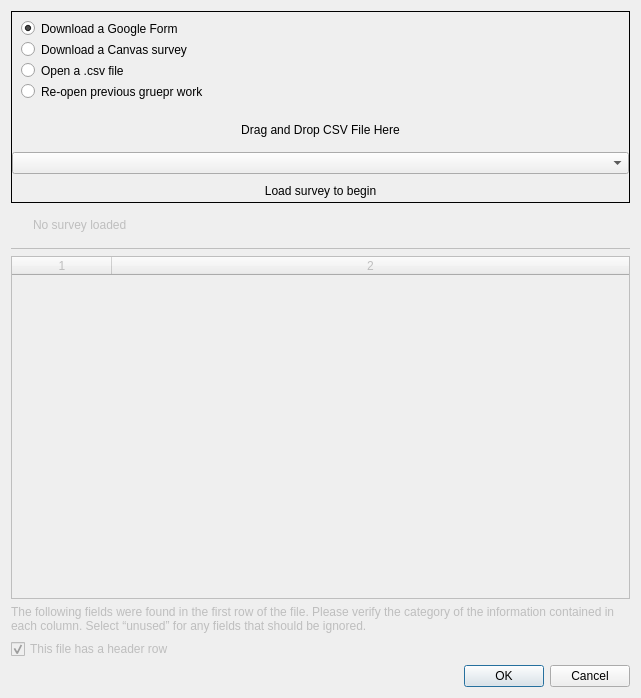
<?xml version="1.0" encoding="UTF-8"?>
<ui version="4.0">
 <class>GetGrueprDataDialog</class>
 <widget class="QDialog" name="GetGrueprDataDialog">
  <property name="geometry">
   <rect>
    <x>0</x>
    <y>0</y>
    <width>641</width>
    <height>698</height>
   </rect>
  </property>
  <property name="minimumSize">
   <size>
    <width>0</width>
    <height>0</height>
   </size>
  </property>
  <property name="windowTitle">
   <string>Dialog</string>
  </property>
  <layout class="QVBoxLayout" name="verticalLayout">
   <item>
    <widget class="QFrame" name="sourceFrame">
     <property name="frameShape">
      <enum>QFrame::Shape::Box</enum>
     </property>
     <property name="frameShadow">
      <enum>QFrame::Shadow::Plain</enum>
     </property>
     <layout class="QVBoxLayout" name="verticalLayout_2">
      <property name="leftMargin">
       <number>0</number>
      </property>
      <property name="topMargin">
       <number>0</number>
      </property>
      <property name="rightMargin">
       <number>0</number>
      </property>
      <property name="bottomMargin">
       <number>0</number>
      </property>
      <item>
       <widget class="QGroupBox" name="groupBox">
        <property name="styleSheet">
         <string notr="true">border-style:none;</string>
        </property>
        <property name="flat">
         <bool>true</bool>
        </property>
        <layout class="QVBoxLayout" name="verticalLayout_3">
         <item>
          <widget class="QRadioButton" name="fromGoogleradioButton">
           <property name="text">
            <string>Download a Google Form</string>
           </property>
           <property name="checked">
            <bool>true</bool>
           </property>
           <attribute name="buttonGroup">
            <string notr="true">sourceButtonGroup</string>
           </attribute>
          </widget>
         </item>
         <item>
          <widget class="QRadioButton" name="fromCanvasradioButton">
           <property name="text">
            <string>Download a Canvas survey</string>
           </property>
           <attribute name="buttonGroup">
            <string notr="true">sourceButtonGroup</string>
           </attribute>
          </widget>
         </item>
         <item>
          <widget class="QRadioButton" name="fromFileRadioButton">
           <property name="text">
            <string>Open a .csv file</string>
           </property>
           <attribute name="buttonGroup">
            <string notr="true">sourceButtonGroup</string>
           </attribute>
          </widget>
         </item>
         <item>
          <widget class="QRadioButton" name="fromPrevWorkRadioButton">
           <property name="text">
            <string>Re-open previous gruepr work</string>
           </property>
           <attribute name="buttonGroup">
            <string notr="true">sourceButtonGroup</string>
           </attribute>
          </widget>
         </item>
        </layout>
       </widget>
      </item>
      <item>
       <widget class="DragAndDropWidget" name="dragAndDropWidget" native="true">
        <property name="sizePolicy">
         <sizepolicy hsizetype="Preferred" vsizetype="Preferred">
          <horstretch>0</horstretch>
          <verstretch>0</verstretch>
         </sizepolicy>
        </property>
        <property name="minimumSize">
         <size>
          <width>0</width>
          <height>0</height>
         </size>
        </property>
        <layout class="QHBoxLayout" name="horizontalLayout_2">
         <item>
          <widget class="QLabel" name="dragAndDropLabel">
           <property name="sizePolicy">
            <sizepolicy hsizetype="Preferred" vsizetype="Preferred">
             <horstretch>0</horstretch>
             <verstretch>0</verstretch>
            </sizepolicy>
           </property>
           <property name="text">
            <string>Drag and Drop CSV File Here</string>
           </property>
           <property name="alignment">
            <set>Qt::AlignmentFlag::AlignCenter</set>
           </property>
          </widget>
         </item>
        </layout>
       </widget>
      </item>
      <item>
       <widget class="QComboBox" name="prevWorkComboBox"/>
      </item>
      <item>
       <widget class="QPushButton" name="loadDataPushButton">
        <property name="text">
         <string>Load survey to begin</string>
        </property>
        <property name="flat">
         <bool>true</bool>
        </property>
       </widget>
      </item>
     </layout>
    </widget>
   </item>
   <item>
    <widget class="QFrame" name="dataSourceFrame">
     <property name="enabled">
      <bool>false</bool>
     </property>
     <property name="frameShape">
      <enum>QFrame::Shape::NoFrame</enum>
     </property>
     <property name="frameShadow">
      <enum>QFrame::Shadow::Plain</enum>
     </property>
     <layout class="QHBoxLayout" name="horizontalLayout" stretch="0,1">
      <item>
       <widget class="QLabel" name="dataSourceIcon">
        <property name="text">
         <string/>
        </property>
       </widget>
      </item>
      <item>
       <widget class="QLabel" name="dataSourceLabel">
        <property name="enabled">
         <bool>false</bool>
        </property>
        <property name="text">
         <string>No survey loaded</string>
        </property>
       </widget>
      </item>
     </layout>
    </widget>
   </item>
   <item>
    <widget class="QFrame" name="hLine">
     <property name="enabled">
      <bool>false</bool>
     </property>
     <property name="frameShape">
      <enum>QFrame::Shape::HLine</enum>
     </property>
     <property name="frameShadow">
      <enum>QFrame::Shadow::Plain</enum>
     </property>
    </widget>
   </item>
   <item>
    <widget class="QTableWidget" name="tableWidget">
     <property name="enabled">
      <bool>false</bool>
     </property>
     <property name="frameShape">
      <enum>QFrame::Shape::Box</enum>
     </property>
     <property name="frameShadow">
      <enum>QFrame::Shadow::Plain</enum>
     </property>
     <property name="horizontalScrollBarPolicy">
      <enum>Qt::ScrollBarPolicy::ScrollBarAlwaysOff</enum>
     </property>
     <property name="sizeAdjustPolicy">
      <enum>QAbstractScrollArea::SizeAdjustPolicy::AdjustToContents</enum>
     </property>
     <property name="editTriggers">
      <set>QAbstractItemView::EditTrigger::NoEditTriggers</set>
     </property>
     <property name="showDropIndicator" stdset="0">
      <bool>false</bool>
     </property>
     <property name="dragDropOverwriteMode">
      <bool>false</bool>
     </property>
     <property name="alternatingRowColors">
      <bool>true</bool>
     </property>
     <property name="selectionMode">
      <enum>QAbstractItemView::SelectionMode::NoSelection</enum>
     </property>
     <property name="verticalScrollMode">
      <enum>QAbstractItemView::ScrollMode::ScrollPerPixel</enum>
     </property>
     <property name="horizontalScrollMode">
      <enum>QAbstractItemView::ScrollMode::ScrollPerPixel</enum>
     </property>
     <property name="showGrid">
      <bool>false</bool>
     </property>
     <property name="gridStyle">
      <enum>Qt::PenStyle::NoPen</enum>
     </property>
     <property name="rowCount">
      <number>1</number>
     </property>
     <property name="columnCount">
      <number>2</number>
     </property>
     <attribute name="horizontalHeaderHighlightSections">
      <bool>false</bool>
     </attribute>
     <attribute name="horizontalHeaderStretchLastSection">
      <bool>true</bool>
     </attribute>
     <attribute name="verticalHeaderVisible">
      <bool>false</bool>
     </attribute>
     <attribute name="verticalHeaderHighlightSections">
      <bool>false</bool>
     </attribute>
     <row/>
     <column/>
     <column/>
    </widget>
   </item>
   <item>
    <widget class="QLabel" name="fieldsExplainer">
     <property name="enabled">
      <bool>false</bool>
     </property>
     <property name="text">
      <string>The following fields were found in the first row of the file. Please verify the category of the information contained in each column. Select “unused” for any fields that should be ignored.</string>
     </property>
     <property name="wordWrap">
      <bool>true</bool>
     </property>
    </widget>
   </item>
   <item>
    <widget class="QCheckBox" name="headerRowCheckBox">
     <property name="enabled">
      <bool>false</bool>
     </property>
     <property name="text">
      <string>This file has a header row</string>
     </property>
     <property name="checked">
      <bool>true</bool>
     </property>
    </widget>
   </item>
   <item>
    <widget class="QDialogButtonBox" name="confirmCancelButtonBox">
     <property name="orientation">
      <enum>Qt::Orientation::Horizontal</enum>
     </property>
     <property name="standardButtons">
      <set>QDialogButtonBox::StandardButton::Cancel|QDialogButtonBox::StandardButton::Ok</set>
     </property>
    </widget>
   </item>
  </layout>
 </widget>
 <customwidgets>
  <customwidget>
   <class>DragAndDropWidget</class>
   <extends>QWidget</extends>
   <header>widgets/draganddropwidget.h</header>
   <container>1</container>
  </customwidget>
 </customwidgets>
 <resources/>
 <connections>
  <connection>
   <sender>confirmCancelButtonBox</sender>
   <signal>accepted()</signal>
   <receiver>GetGrueprDataDialog</receiver>
   <slot>accept()</slot>
   <hints>
    <hint type="sourcelabel">
     <x>248</x>
     <y>254</y>
    </hint>
    <hint type="destinationlabel">
     <x>157</x>
     <y>274</y>
    </hint>
   </hints>
  </connection>
  <connection>
   <sender>confirmCancelButtonBox</sender>
   <signal>rejected()</signal>
   <receiver>GetGrueprDataDialog</receiver>
   <slot>reject()</slot>
   <hints>
    <hint type="sourcelabel">
     <x>316</x>
     <y>260</y>
    </hint>
    <hint type="destinationlabel">
     <x>286</x>
     <y>274</y>
    </hint>
   </hints>
  </connection>
 </connections>
 <buttongroups>
  <buttongroup name="sourceButtonGroup"/>
 </buttongroups>
</ui>
